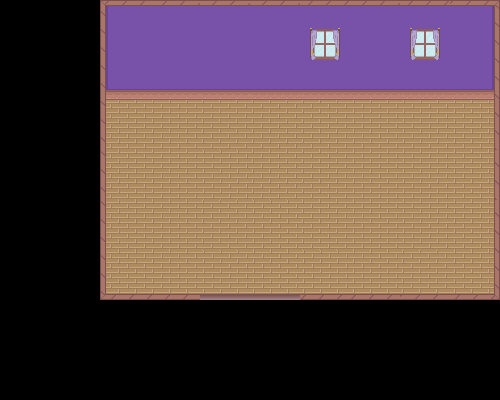

A level layout from a 2D game, rendered from its tile map. Below: a short description, then the map file with tile-grid data replaced by summaries:
An orthogonal 10x8 tile map with 50x50 px tiles, 1 tile layer (main).

<map version="1.0" orientation="orthogonal" renderorder="right-down" width="10" height="8" tilewidth="50" tileheight="50" nextobjectid="1">
 <tileset firstgid="1" name="Window" tilewidth="50" tileheight="50" tilecount="24" columns="4">
  <image source="TS/Window.png" trans="ff00ff" width="200" height="300" />
  <tile id="4">
   <properties>
    <property name="Collision" type="int" value="2" />
   </properties>
  </tile>
  <tile id="5">
   <properties>
    <property name="Collision" type="int" value="2" />
   </properties>
  </tile>
  <tile id="6">
   <properties>
    <property name="Collision" type="int" value="2" />
   </properties>
  </tile>
  <tile id="7">
   <properties>
    <property name="Collision" type="int" value="2" />
   </properties>
  </tile>
  <tile id="8">
   <properties>
    <property name="Collision" type="int" value="3" />
   </properties>
  </tile>
  <tile id="11">
   <properties>
    <property name="Collision" type="int" value="4" />
   </properties>
  </tile>
  <tile id="12">
   <properties>
    <property name="Collision" type="int" value="3" />
   </properties>
  </tile>
  <tile id="15">
   <properties>
    <property name="Collision" type="int" value="4" />
   </properties>
  </tile>
  <tile id="16">
   <properties>
    <property name="Collision" type="int" value="7" />
   </properties>
  </tile>
  <tile id="17">
   <properties>
    <property name="Collision" type="int" value="2" />
   </properties>
  </tile>
  <tile id="18">
   <properties>
    <property name="Collision" type="int" value="2" />
   </properties>
  </tile>
  <tile id="19">
   <properties>
    <property name="Collision" type="int" value="8" />
   </properties>
  </tile>
  <tile id="20">
   <properties>
    <property name="Transition" type="int" value="1" />
   </properties>
  </tile>
 </tileset>
 <layer name="main" width="10" height="8">
  <data>[80 cells, 48 non-empty, 20 distinct tile ids]</data>
 </layer>
</map>
